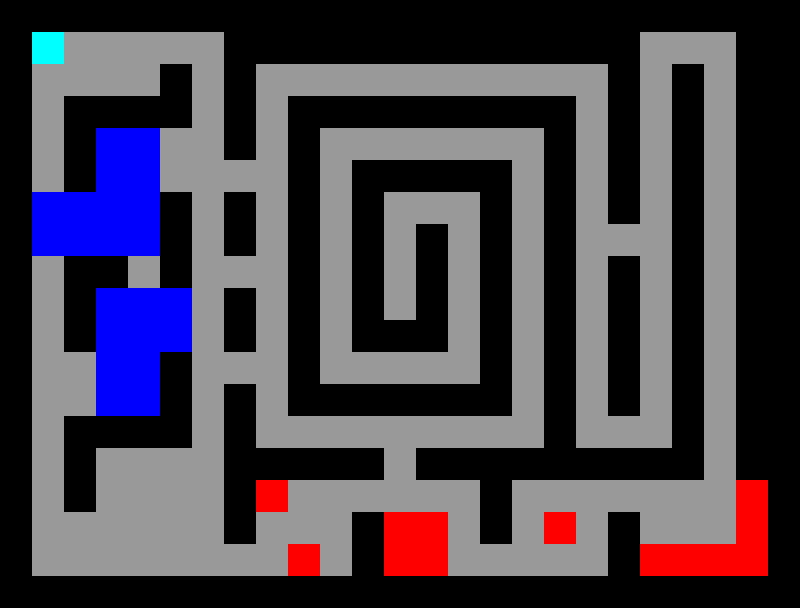

A level layout from a 2D game, rendered from its tile map. Below: a short description, then the map file with tile-grid data replaced by summaries:
An orthogonal 25x19 tile map with 32x32 px tiles, 1 tile layer (Tile Layer 1) and 10 objects (3x Moveable Block, 3x Door, 3x Key).

<map version="1.0" orientation="orthogonal" width="25" height="19" tilewidth="32" tileheight="32">
 <tileset firstgid="1" name="Default" tilewidth="32" tileheight="32">
  <image source="tiles-colors.png" width="192" height="192" />
  <tile id="0">
   <properties>
    <property name="solid" value="true" />
   </properties>
  </tile>
  <tile id="2">
   <properties>
    <property name="lava" value="true" />
   </properties>
  </tile>
 </tileset>
 <layer name="Tile Layer 1" width="25" height="19">
  <data>[475 cells, 475 non-empty, 5 distinct tile ids]</data>
 </layer>
 <objectgroup name="Movable Blocks" width="25" height="19">
  <object name="Block" type="Moveable Block" x="224" y="160" width="32" height="32" />
  <object name="Block" type="Moveable Block" x="224" y="256" width="32" height="32" />
  <object name="Block" type="Moveable Block" x="224" y="352" width="32" height="32" />
 </objectgroup>
 <objectgroup name="Keys and Doors" width="25" height="19">
  <object name="Door" type="Door" x="384" y="448" width="32" height="32" />
  <object x="448" y="448" width="96" />
  <object name="Door" type="Door" x="608" y="224" width="32" height="32" />
  <object name="Door" type="Door" x="128" y="256" width="32" height="32" />
  <object name="Key" type="Key" x="320" y="352" width="32" height="32" />
  <object name="Key" type="Key" x="256" y="416" width="32" height="32" />
  <object name="Key" type="Key" x="32" y="544" width="32" height="32" />
 </objectgroup>
</map>